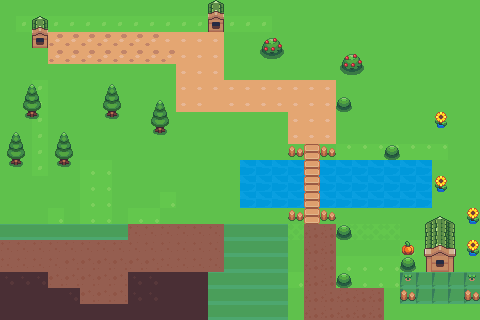

Rendered tile map (Tiled .tmx) drawn with the repository's tilesets; below, a short description and the full map source, tile grids included:
An orthogonal 30x20 tile map with 16x16 px tiles, 3 tile layers (background_layer, first_layer, second_layer) and 33 objects (player, indoor).

<map version="1.10" tiledversion="1.10.2" orientation="orthogonal" renderorder="right-down" width="30" height="20" tilewidth="16" tileheight="16" infinite="0" nextlayerid="8" nextobjectid="59">
 <tileset firstgid="1" source="outdoor.tsx" />
 <layer id="1" name="background_layer" width="30" height="20">
  <data encoding="csv">
66,66,66,66,66,66,66,66,66,66,66,66,66,66,66,66,66,66,66,66,66,66,66,66,66,66,66,66,66,66,
66,200,200,200,200,200,200,200,200,200,200,200,200,200,200,200,200,66,66,66,66,66,66,66,66,66,66,66,66,66,
66,66,66,66,66,66,66,66,66,66,66,66,66,66,66,66,66,66,66,66,66,66,66,66,66,66,66,66,66,66,
66,66,66,66,66,66,66,66,66,66,66,66,66,66,66,66,66,66,66,66,66,66,66,66,66,66,66,66,66,66,
66,66,66,66,66,66,66,66,66,66,66,66,66,66,66,66,66,66,66,66,66,66,66,66,66,66,66,66,66,66,
66,66,200,66,66,66,66,66,66,66,66,66,66,66,66,66,200,66,66,66,66,66,66,66,66,66,66,66,66,66,
66,66,200,66,66,66,66,66,66,66,66,66,66,200,200,200,66,66,66,66,66,66,66,66,66,66,66,66,66,66,
66,66,200,66,66,66,66,66,66,66,66,66,66,66,66,66,66,66,66,66,66,66,66,66,66,66,66,66,66,66,
66,66,200,66,66,66,66,66,66,66,66,66,66,66,66,66,66,66,66,66,66,66,66,66,66,66,66,66,66,66,
66,66,200,66,66,66,66,66,66,66,66,66,66,66,66,66,66,66,66,66,66,196,196,196,196,196,196,196,66,66,
66,66,200,66,66,258,258,66,66,66,66,66,66,66,66,1164,1164,1164,1164,1164,1164,1164,1164,1164,1164,1164,1164,66,66,66,
66,66,66,66,66,258,258,66,66,66,66,66,66,66,66,1164,1164,1164,1164,1164,1164,1164,1164,1164,1164,1164,1164,66,66,66,
66,66,66,66,66,258,258,66,66,66,258,66,66,66,66,1164,1164,1164,1164,1164,1164,1164,1164,1164,1164,1164,1164,66,66,66,
66,66,66,258,66,258,258,66,258,258,66,66,66,66,66,66,66,66,66,66,66,66,66,66,66,66,66,66,66,66,
66,66,66,258,258,258,258,258,258,66,66,66,66,66,66,66,66,66,66,66,66,66,66,66,66,66,66,66,66,66,
66,66,66,258,258,258,258,66,66,66,66,66,66,66,66,66,66,66,66,66,66,66,66,66,66,258,258,66,66,66,
66,66,66,258,258,66,66,66,66,66,66,66,66,66,66,66,66,66,66,258,258,258,258,258,258,258,258,66,66,66,
66,258,258,258,66,258,258,66,66,66,66,66,66,66,66,66,66,66,258,258,258,258,258,258,258,258,258,66,66,66,
66,66,258,258,258,258,66,66,66,66,66,66,66,66,66,66,66,66,66,66,66,66,66,66,66,66,66,66,66,66,
66,66,66,66,66,66,66,66,66,66,66,66,66,66,66,66,66,66,66,66,66,66,66,66,66,66,66,66,66,66
</data>
 </layer>
 <objectgroup id="5" name="Collisions">
  <object id="4" x="33" y="23" width="14" height="16" />
  <object id="6" x="263" y="41" width="17" height="14" />
  <object id="7" x="345" y="60" width="14" height="9" />
  <object id="8" x="290" y="148" width="12" height="8" />
  <object id="9" x="108" y="99" width="9" height="15" />
  <object id="10" x="322" y="149" width="11" height="7" />
  <object id="11" x="340" y="277" width="8" height="6" />
  <object id="12" x="404" y="294" width="8" height="5" />
  <object id="16" x="340" y="102" width="8" height="6" />
  <object id="17" x="208" y="1" width="16" height="31" />
  <object id="18" x="402" y="259" width="11" height="10" />
  <object id="19" x="467" y="294" width="9" height="6" />
  <object id="20" x="426" y="223" width="27" height="49" />
  <object id="23" x="154" y="115" width="12" height="15" />
  <object id="25" x="60" y="147" width="9" height="15" />
  <object id="26" x="12" y="147" width="9" height="15" />
  <object id="27" x="28" y="95" width="9" height="14" />
  <object id="31" x="1" y="-1" width="479" height="1" />
  <object id="32" x="0" y="320" width="480" height="1" />
  <object id="33" x="-1" y="0" width="1" height="320" />
  <object id="36" x="480" y="0" width="1" height="320" />
  <object id="38" x="242" y="161" width="60" height="45" />
  <object id="39" x="322" y="162" width="108" height="44" />
  <object id="42" x="470" y="215" width="7" height="7" />
  <object id="43" x="438" y="184" width="6" height="6" />
  <object id="53" x="340" y="230" width="7" height="5" />
  <object id="54" x="324" y="214" width="7" height="5" />
  <object id="55" x="292" y="215" width="7" height="5" />
  <object id="56" x="389" y="150" width="7" height="5" />
  <object id="57" x="438" y="119" width="7" height="5" />
  <object id="58" x="469" y="248" width="7" height="5" />
 </objectgroup>
 <objectgroup id="7" name="SpawnPoints">
  <object id="44" name="player" x="96" y="47">
   <point />
  </object>
  <object id="50" name="indoor" x="440" y="274">
   <point />
  </object>
 </objectgroup>
 <layer id="3" name="first_layer" width="30" height="20">
  <data encoding="csv">
0,0,0,0,0,0,0,0,0,0,0,0,0,1311,0,0,0,0,0,0,0,0,0,0,0,0,0,0,0,0,
0,0,1311,0,0,0,0,0,0,0,0,0,0,1375,0,0,0,0,0,0,0,0,0,0,0,0,0,0,0,0,
0,0,1375,458,458,458,458,458,458,458,523,523,523,523,0,0,0,0,0,0,0,0,0,0,0,0,0,0,0,0,
0,0,0,458,458,458,458,458,458,458,458,523,523,523,0,0,0,0,0,0,0,0,0,0,0,0,0,0,0,0,
0,0,0,0,0,0,0,0,0,0,0,523,523,523,0,0,0,0,0,0,0,0,0,0,0,0,0,0,0,0,
0,0,0,0,0,0,0,0,0,0,0,523,523,523,523,523,523,523,523,523,523,0,0,0,0,0,0,0,0,0,
0,0,0,0,0,0,0,0,0,0,0,523,523,68,523,523,523,523,523,523,523,0,0,0,0,0,0,0,0,0,
0,0,0,0,0,0,0,0,0,0,0,0,0,0,0,0,0,0,523,523,523,0,0,0,0,0,0,0,0,0,
0,0,0,0,0,0,0,0,0,0,0,0,0,0,0,0,0,0,523,523,523,0,0,0,0,0,0,0,0,0,
0,0,0,0,0,0,0,0,0,0,0,0,0,0,0,0,0,0,232,361,232,0,0,0,0,0,0,0,0,0,
0,0,0,0,0,0,0,0,0,0,0,0,0,0,0,0,0,0,0,361,0,0,0,0,0,0,0,0,0,0,
0,0,0,0,0,0,0,0,0,0,0,0,0,0,0,0,0,0,0,361,0,0,0,0,0,0,0,0,0,0,
0,0,0,0,0,0,0,0,0,0,0,0,0,0,0,0,0,0,0,361,0,0,0,0,0,0,0,0,0,0,
0,0,0,0,0,0,0,0,0,0,0,0,0,0,0,0,0,0,232,361,232,0,0,0,0,0,1185,1186,1187,0,
273,273,273,273,273,273,273,273,1933,1933,1933,1933,1933,1933,273,273,273,273,193,1996,1996,193,193,193,193,0,1249,1250,1251,0,
1933,1933,1933,1933,1933,1933,1933,1933,1933,1933,1933,1933,1933,1933,273,273,273,273,0,1996,1996,0,0,0,0,694,1313,1314,1315,0,
1933,1933,1933,1933,1932,1932,1932,1932,1932,1932,1933,1933,1933,1933,273,273,273,273,0,1996,1996,0,0,0,0,0,1377,1378,1379,0,
2060,2060,2060,1932,1932,1932,1932,1932,2060,2060,2062,2062,2062,273,273,273,273,273,0,1996,1996,0,0,0,0,272,272,272,272,272,
2062,2062,2062,2062,2060,1932,1932,1932,2060,2060,2062,2062,2062,273,273,273,273,273,0,1996,1996,1996,1996,1996,0,272,272,272,272,272,
2062,2062,2062,2062,2062,2062,2062,2062,2062,2062,2062,2062,2062,273,273,273,273,273,0,1996,1996,1996,1996,1996,0,0,0,0,0,0
</data>
 </layer>
 <layer id="4" name="second_layer" width="30" height="20">
  <data encoding="csv">
0,0,0,0,0,0,0,0,0,0,0,0,0,0,0,0,0,0,0,0,0,0,0,0,0,0,0,0,0,0,
0,0,0,0,0,0,0,0,0,0,0,0,0,0,0,0,0,0,0,0,0,0,0,0,0,0,0,0,0,0,
0,0,0,0,0,0,0,0,0,0,0,0,0,0,0,0,242,243,0,0,0,0,0,0,0,0,0,0,0,0,
0,0,0,0,0,0,0,0,0,0,0,0,0,0,0,0,306,307,0,0,0,242,243,0,0,0,0,0,0,0,
0,0,0,0,0,0,0,0,0,0,0,0,0,0,0,0,0,0,0,0,0,306,307,0,0,0,0,0,0,0,
0,436,437,0,0,0,436,437,0,0,0,0,0,0,0,0,0,0,0,0,0,0,0,0,0,0,0,0,0,0,
0,500,501,0,0,0,500,501,0,436,437,0,0,0,0,0,0,0,0,0,0,308,0,0,0,0,0,0,0,0,
0,564,565,0,0,0,564,565,0,500,501,0,0,0,0,0,0,0,0,0,0,0,0,0,0,0,0,2101,0,0,
436,437,0,436,437,0,0,0,0,564,565,0,0,0,0,0,0,0,0,0,0,0,0,0,0,0,0,0,0,0,
500,501,0,500,501,0,0,0,0,0,0,0,0,0,0,0,0,0,0,0,0,0,0,0,308,0,0,0,0,0,
564,565,0,564,565,0,0,0,0,0,0,0,0,0,0,0,0,0,0,0,0,0,0,0,0,0,0,0,0,0,
0,0,0,0,0,0,0,0,0,0,0,0,0,0,0,0,0,0,0,0,0,0,0,0,0,0,0,2101,0,0,
0,0,0,0,0,0,0,0,0,0,0,0,0,0,0,0,0,0,0,0,0,0,0,0,0,0,0,0,0,0,
0,0,0,0,0,0,0,0,0,0,0,0,0,0,0,0,0,0,0,0,0,0,0,0,0,0,0,0,0,2101,
0,0,0,0,0,0,0,0,0,0,0,0,0,0,0,0,0,0,0,0,0,308,0,0,0,0,0,0,0,0,
0,0,0,0,0,0,0,0,0,0,0,0,0,0,0,0,0,0,0,0,0,0,0,0,0,0,0,0,0,2101,
0,0,0,0,0,0,0,0,0,0,0,0,0,0,0,0,0,0,0,0,0,0,0,0,0,308,0,0,0,0,
0,0,0,0,0,0,0,0,0,0,0,0,0,0,0,0,0,0,0,0,0,308,0,0,0,822,0,0,0,822,
0,0,0,0,0,0,0,0,0,0,0,0,0,0,0,0,0,0,0,0,0,0,0,0,0,232,0,0,0,232,
0,0,0,0,0,0,0,0,0,0,0,0,0,0,0,0,0,0,0,0,0,0,0,0,0,0,0,0,0,0
</data>
 </layer>
</map>
